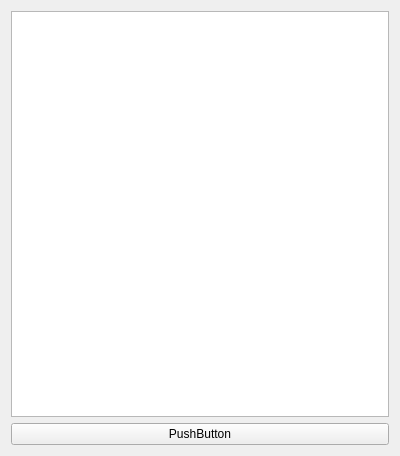
<?xml version="1.0" encoding="UTF-8"?>
<ui version="4.0">
 <class>PluginList</class>
 <widget class="QWidget" name="PluginList">
  <property name="geometry">
   <rect>
    <x>0</x>
    <y>0</y>
    <width>400</width>
    <height>456</height>
   </rect>
  </property>
  <property name="windowTitle">
   <string>Form</string>
  </property>
  <layout class="QVBoxLayout" name="verticalLayout">
   <item>
    <widget class="QListWidget" name="listWidget"/>
   </item>
   <item>
    <widget class="QPushButton" name="btnUpdate">
     <property name="text">
      <string>PushButton</string>
     </property>
    </widget>
   </item>
  </layout>
 </widget>
 <resources/>
 <connections/>
</ui>
